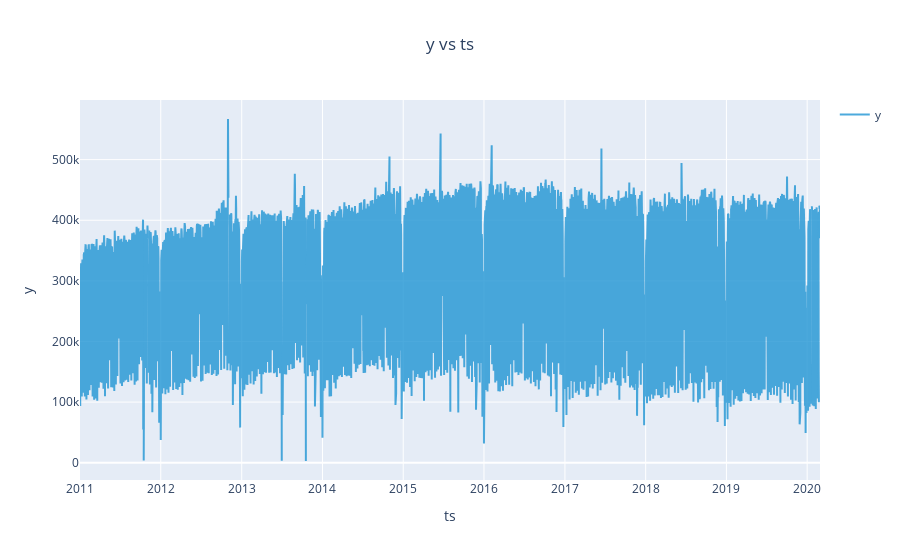

Write notebook code for a chart like this one.
### Code cell
ts = result.timeseries
fig = ts.plot()
plotly.io.show(fig)

### Figure 1 — Plotly figure (JSON) as saved in the notebook; plotly's stock layout.template omitted (floating-point values rounded to 4 significant figures; data arrays with more than 128 entries replaced by an {"elided": "..."} marker saying what was removed)
{"data": [{"line": {"color": "rgb(32, 149, 212)"}, "mode": "lines", "name": "y", "opacity": 0.8, "type": "scatter", "x": {"elided": "3346 str values"}, "y": {"elided": "3346 int values"}}], "layout": {"legend": {"traceorder": "reversed"}, "showlegend": true, "title": {"text": "y vs ts", "x": 0.5}, "xaxis": {"title": {"text": "ts"}}, "yaxis": {"title": {"text": "y"}}}}
